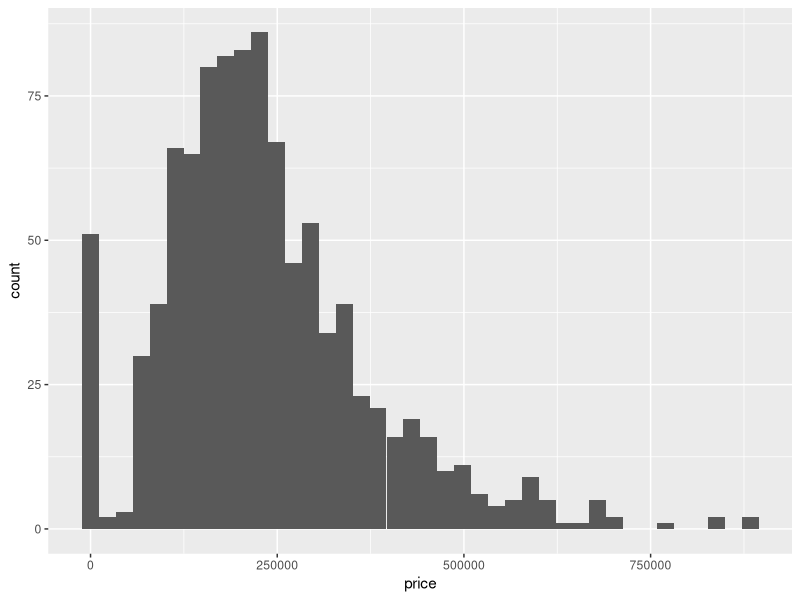
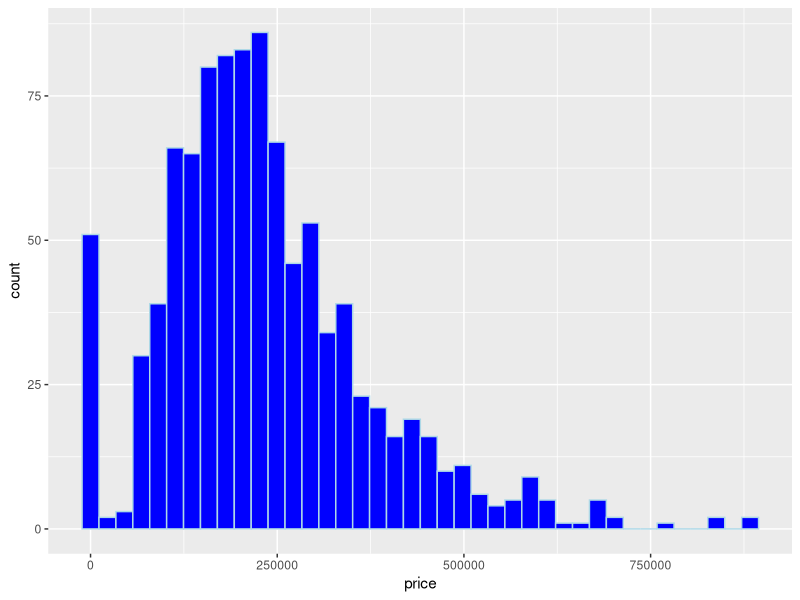
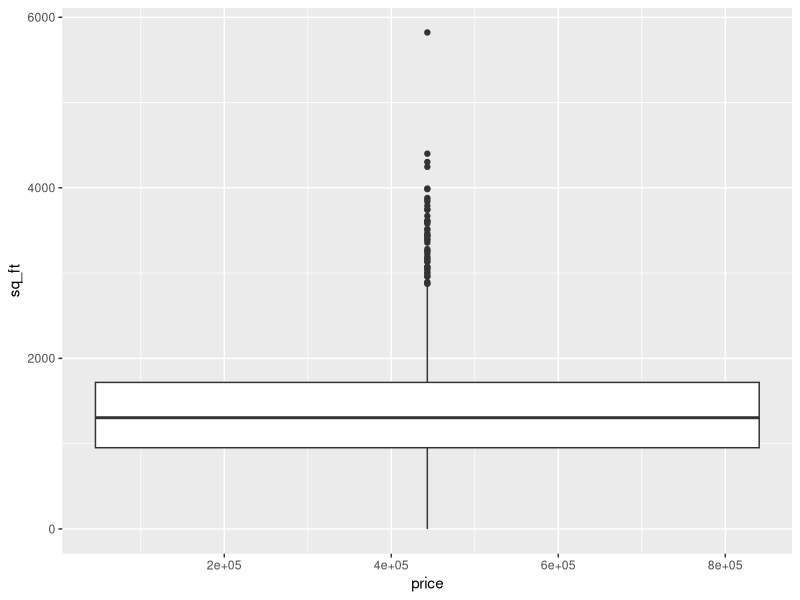
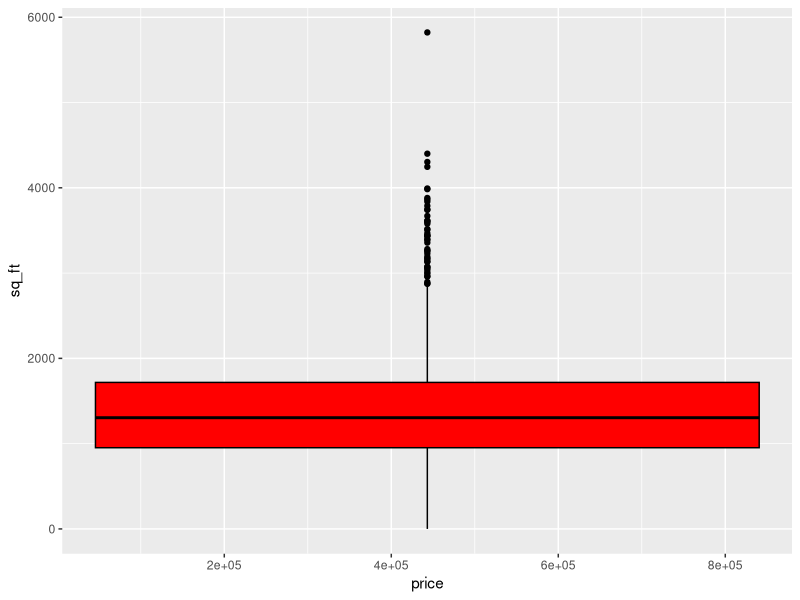
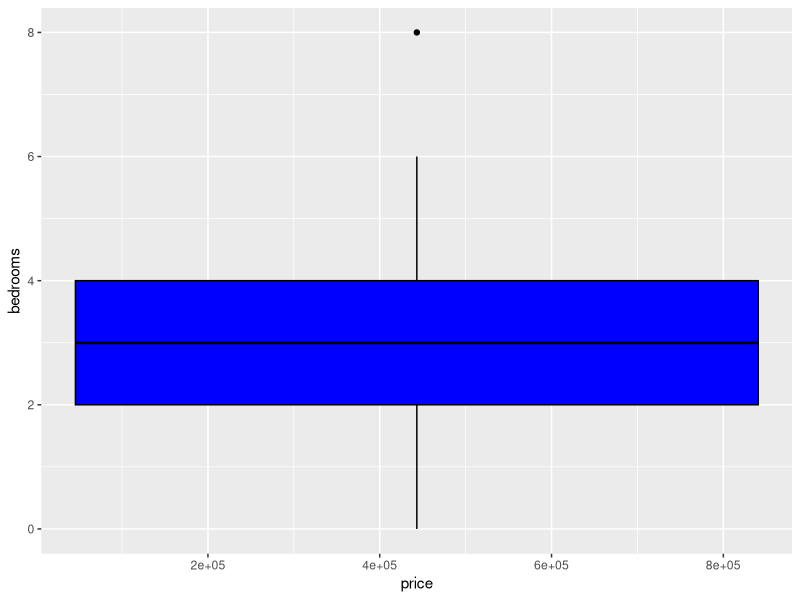
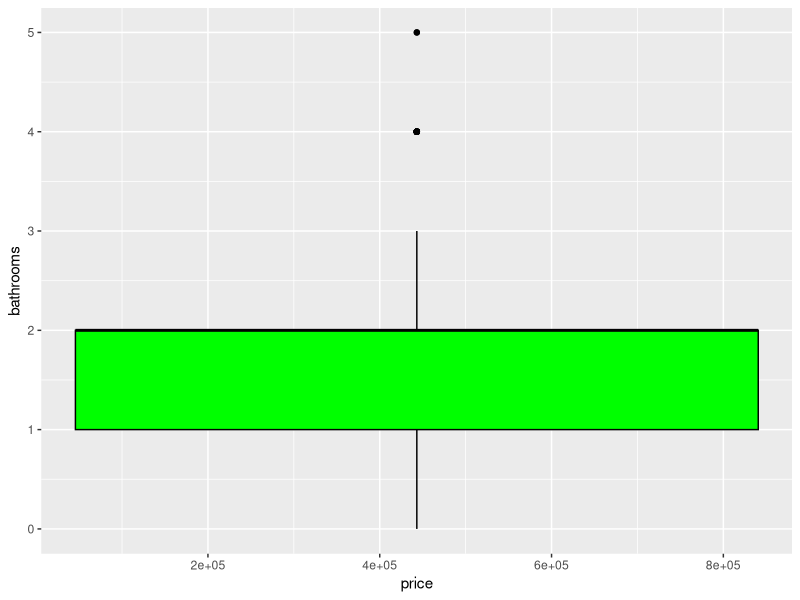
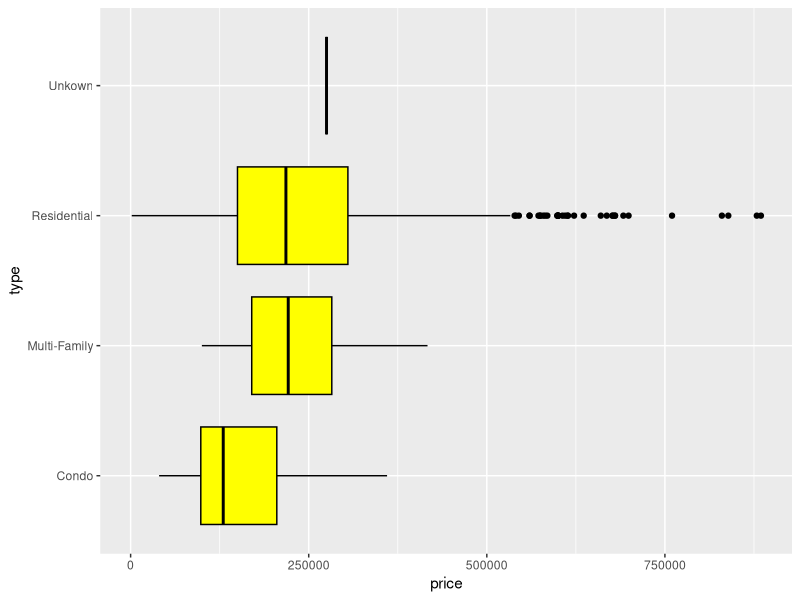
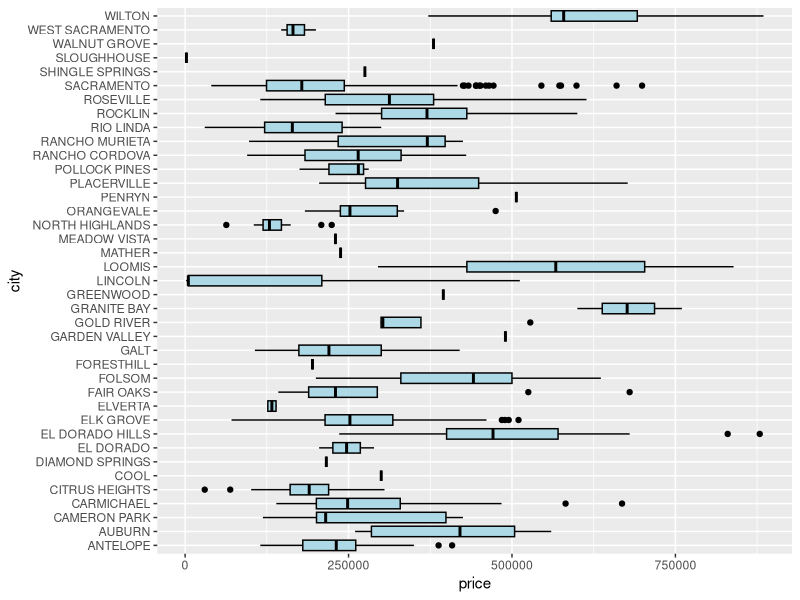

Generate these figures, in order, with R:
library(tidyverse)
Sacramentorealestatetransactions <- read_csv("Sacramentorealestatetransactions.csv")
View(Sacramentorealestatetransactions)
str(Sacramentorealestatetransactions)

library(ggplot2)

ggplot(data=Sacramentorealestatetransactions,aes(x=price))+
geom_histogram(bins=40)

ggplot(data=Sacramentorealestatetransactions,aes(x=price))+
geom_histogram(bins=40,fill="blue",col="lightblue")

ggplot(data=Sacramentorealestatetransactions,aes(x=price,y=sq_ft,group = 1))+
geom_boxplot()

ggplot(data=Sacramentorealestatetransactions,aes(x=price,y=sq_ft,fill=sq_ft,group = 1))+
geom_boxplot(fill="red",col="black")

ggplot(data=Sacramentorealestatetransactions,aes(x=price,y=bedrooms,fill=bedrooms,group = 1))+
geom_boxplot(fill="blue",col="black")

ggplot(data=Sacramentorealestatetransactions,aes(x=price,y=bathrooms,fill=bathrooms,group = 1))+
geom_boxplot(fill="green",col="black")

ggplot(data=Sacramentorealestatetransactions,aes(x=price,y=type,fill=type))+
geom_boxplot(fill="yellow",col="black")

ggplot(data=Sacramentorealestatetransactions,aes(x=price,y=city,fill=city))+
geom_boxplot(fill="lightblue",col="black")

ggplot(data=Sacramentorealestatetransactions,aes(x=price,y=city,fill=city))+
geom_boxplot()

ggplot(data=Sacramentorealestatetransactions,aes(x=price,y=state,fill=state))+
geom_boxplot()

ggplot(data=Sacramentorealestatetransactions,aes('x || y',x=sq_ft,y=price))+
geom_point()+
geom_smooth(method = "lm",se=F)

ggplot(data=Sacramentorealestatetransactions,aes('x || y',x=sq_ft,y=price))+
geom_point(col="purple")+
geom_smooth(method = "lm",se=F)

ggplot(data=Sacramentorealestatetransactions,aes('x || y',x=sq_ft,y=price,col=factor(bedrooms)))+
geom_point()+
geom_smooth(method = "lm",se=F)+
labs(col="bedrooms")

summary(Sacramentorealestatetransactions)
